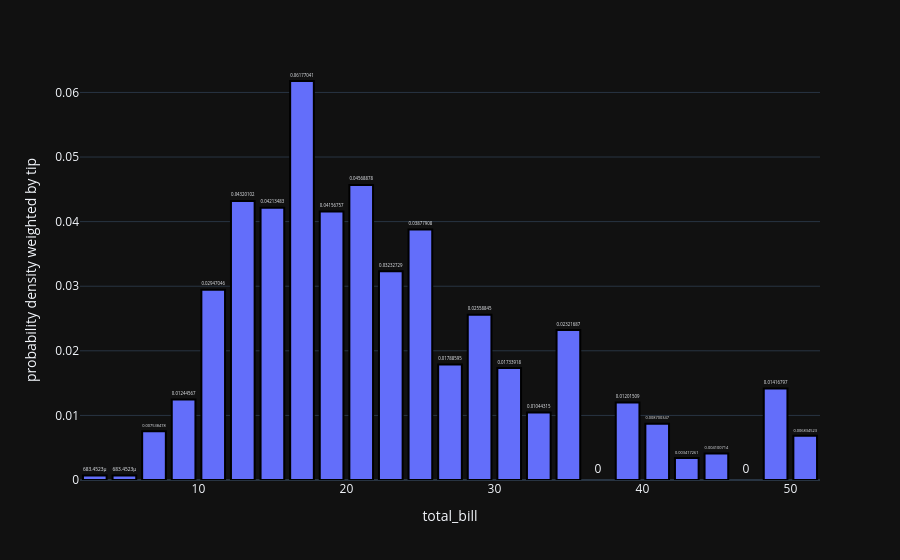

Notebook code for this chart:
### Code cell
# using Histfunc

fig = px.histogram(df, x='total_bill', y='tip', histnorm='probability density', text_auto=True)       

fig.update_traces(
        textposition='outside',
        marker=dict(line=dict(color='black', width=2))
    )
fig.update_layout(template='plotly_dark', bargap=0.2)
fig.show()

### Figure 1 — Plotly figure (JSON) as saved in the notebook; plotly's stock layout.template omitted (floating-point values rounded to 4 significant figures; data arrays with more than 128 entries replaced by an {"elided": "..."} marker saying what was removed)
{"data": [{"bingroup": "x", "histfunc": "sum", "histnorm": "probability density", "hovertemplate": "total_bill=%{x}<br>probability density weighted by tip=%{y}<extra></extra>", "legendgroup": "", "marker": {"color": "#636efa", "line": {"color": "black", "width": 2}, "pattern": {"shape": ""}}, "name": "", "orientation": "v", "showlegend": false, "textposition": "outside", "texttemplate": "%{value}", "type": "histogram", "x": {"elided": "244 float values"}, "xaxis": "x", "y": {"elided": "244 float values"}, "yaxis": "y"}], "layout": {"bargap": 0.2, "barmode": "relative", "legend": {"tracegroupgap": 0}, "margin": {"t": 60}, "xaxis": {"anchor": "y", "domain": [0, 1], "title": {"text": "total_bill"}}, "yaxis": {"anchor": "x", "domain": [0, 1], "title": {"text": "probability density weighted by tip"}}}}
